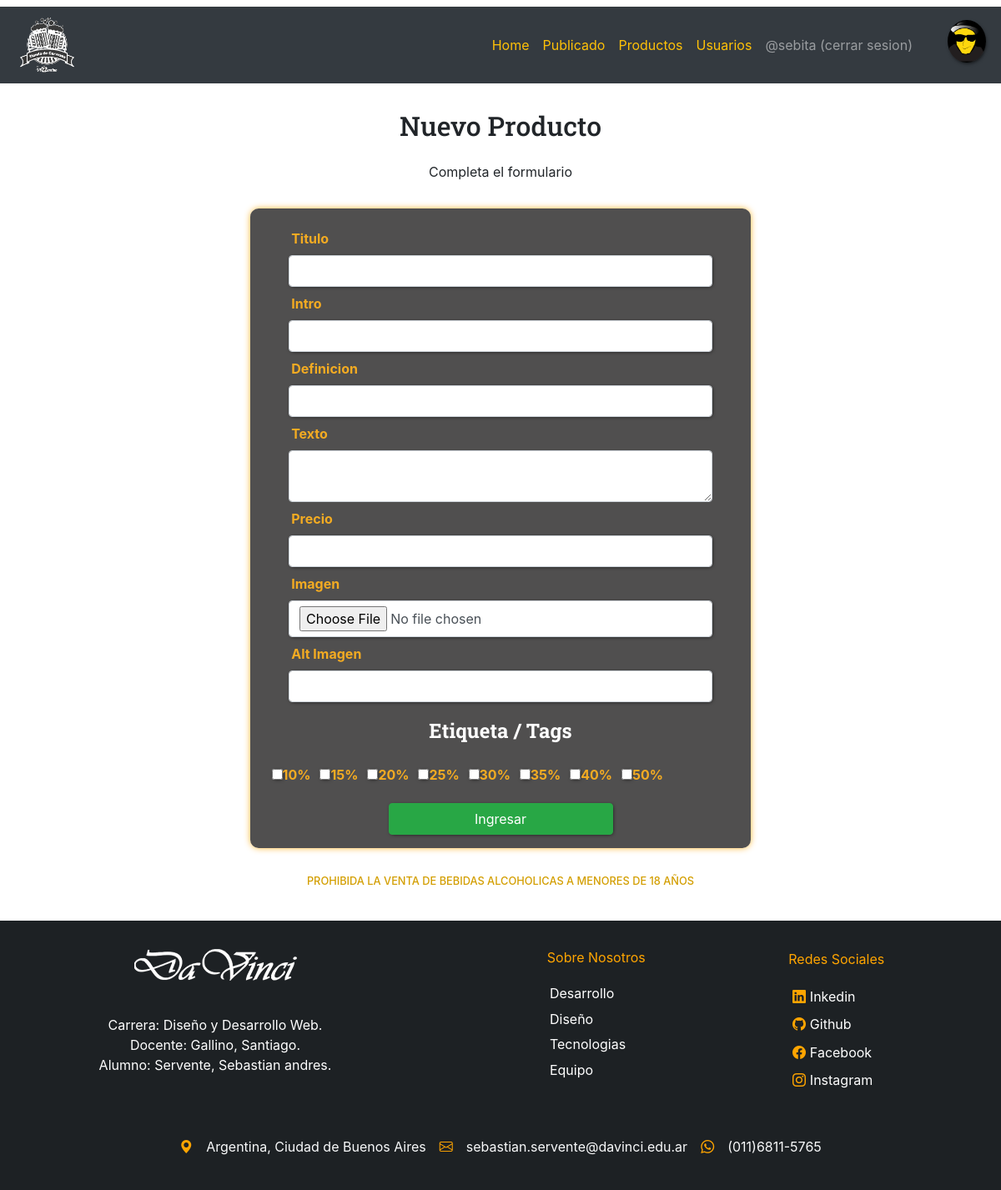
Screenshot of /servente-sebastian_tp/admin/index.php?s=nuevo-producto (signed in) with the database file from the repository.
### tables this page shows
CREATE TABLE `tags` (
  `id_tags` int(10) UNSIGNED NOT NULL,
  `nombre` varchar(50) NOT NULL
);

### servente-sebastian_tp/libraries/sessiones.php (called while the page is built)
<?php
function sessionValueGetFlash($key, $default = null) {
    if(isset($_SESSION[$key])) {
        $returnValue = $_SESSION[$key];
        unset($_SESSION[$key]);
    } else {
        $returnValue = $default;
    }
    return $returnValue;
}

### servente-sebastian_tp/libraries/tags.php (called while the page is built)
<?php
function tagsTodos($db){
    $query = "SELECT * FROM tags";
    $resultados = mysqli_query($db, $query);
    $salida = [];
    while($fila = mysqli_fetch_assoc($resultados)) {
        $salida[] = $fila;
    }
    return $salida;
}

### servente-sebastian_tp/admin/secciones/nuevo-producto.php (the view, shortened to what this page needs)
<?php
require_once  '../libraries/tags.php';
$tags = tagsTodos($db);
$errores = sessionValueGetFlash('errores', []);
$oldData = sessionValueGetFlash('old_data', []);
?>
<section  class="container sectionRegistro">
        <h2 class="col-12">Nuevo Producto </h2>
        <p>Completa el formulario</p>
        <form action="acciones/producto-crear.php" method="post" enctype="multipart/form-data" class="formRegistro">
            <div class="form-group col-12">
                <div class="col-12  ">
                    <label for="title" class="col-md-lg-2 col-form-label">Titulo</label>
                    <input  type="text"
                            class="form-control"
                            id="title"
                            name="title"
                            value="<?= $oldData['title'] ?? '';?>"
                            <?php if(isset($errores['title'])) echo 'aria-describedby="error-title"';?>>
                </div>
                <div class="col-md-12 column">
                    <label for="intro" class="col-md-lg-2 col-form-label">Intro</label>
                    <input  type="text"
                            class="form-control"
                            id="intro"
                            name="intro"
                            value="<?= $oldData['intro'] ?? '';?>"
                            <?php if(isset($errores['intro'])) echo 'aria-describedby="error-intro"';?>>
                </div>
                <div class="col-md-12 column">
                    <label for="definicion" class="col-md-lg-2 col-form-label">Definicion</label>
                    <input  type="text"
                            class="form-control"
                            id="definicion"
                            name="definicion"
                            value="<?= $oldData['definicion'] ?? '';?>">
                </div>
                <div class="col-md-12 column">
                    <label for="text" class="col-md-lg-2 col-form-label">Texto</label>
                    <textarea class="form-control" id="text" name="text"><?= $oldData['text'] ?? '';?></textarea>
                </div>
                <div class="col-md-12 column">
                    <label for="precio" class="col-md-lg-2 col-form-label">Precio</label>
                    <input  type="number"
                            class="form-control"
                            id="precio"
                            name="precio"
                            value="<?= $oldData['precio'] ?? '';?>"
                            <?php if(isset($errores['precio'])) echo 'aria-describedby="error-precio"';?>>
                </div>
                <div class="col-md-12 column">
                    <label for="img" class="col-md-lg-2 col-form-label">Imagen</label>
                    <input  type="file"
                            class="form-control"
                            id="img"
                            name="img"
                            >
                </div>
                <div class="col-md-12 column">
                    <label for="img-alt" class="col-md-lg-2 col-form-label">Alt Imagen</label>
                    <input  type="text"
                            class="form-control"
                            id="img-alt"
                            name="img-alt"
                            value="<?= $oldData['img_alt'] ?? '';?>">
                </div>
            </div>
            <fieldset>
                <?php
                    foreach($tags as $tag): ?>
                        <label for=""><input type="checkbox" name="tags[]" value="<?= $tag['id_tags'];?>"<?php
                           if (isset($oldData['tags']) && in_array($tag['id_tags'], $oldData['tags'])) {
                               echo "checked";
                           }
                           ?>><?= $tag['nombre'];?></label>
                <?php
                endforeach;?>
                <legend>Etiqueta / Tags</legend>
            </fieldset>
            <div class="col-12 text-center">
                <input type="submit" value="Ingresar" class="btn btn-success col-xl-6">
            </div>
        </form>
    <h4 class="col-12 ">PROHIBIDA LA VENTA DE BEBIDAS ALCOHOLICAS A MENORES DE 18 AÑOS</h4>
</section>

### servente-sebastian_tp/css/estilos_nuevo.css (style rules this page uses)
* { margin: 0; padding: 0; -webkit-box-sizing: border-box; -moz-box-sizing: border-box; box-sizing: border-box; }
.formRegistro { background: #161514bf; padding: 1rem; max-width: 600px; margin: auto; border-radius: 10px; box-shadow: 0px 0px 9px -1px orange; }
.formRegistro label { font-weight: bold; padding: .5rem .2rem; color: #f3ab22; }
.formRegistro input { box-shadow: 1px 1px 5px -2px black; }
fieldset { padding: 0.4rem; }
fieldset legend { text-align: center; font-weight: bold; font-family: 'Roboto Slab', serif; color: #fff; }
.sectionRegistro { padding: 1rem; }
.sectionRegistro h2 { font-family: 'Roboto Slab', serif; padding: 1rem 0; width: 100%; text-align: center; }
.sectionRegistro p { padding-bottom: 1rem; width: 100%; text-align: center; }
.sectionRegistro h4 { font-size: .8rem; text-align: center; padding-top: 2rem; color: #d39e00; }

### rows the page displays
tags: nombre "10%"
tags: nombre "15%"
tags: nombre "20%"
tags: nombre "25%"
tags: nombre "30%"
tags: nombre "35%"
tags: nombre "40%"
tags: nombre "50%"

### other values shown
authObtenerUsuario()['nombre'] "sebita"
